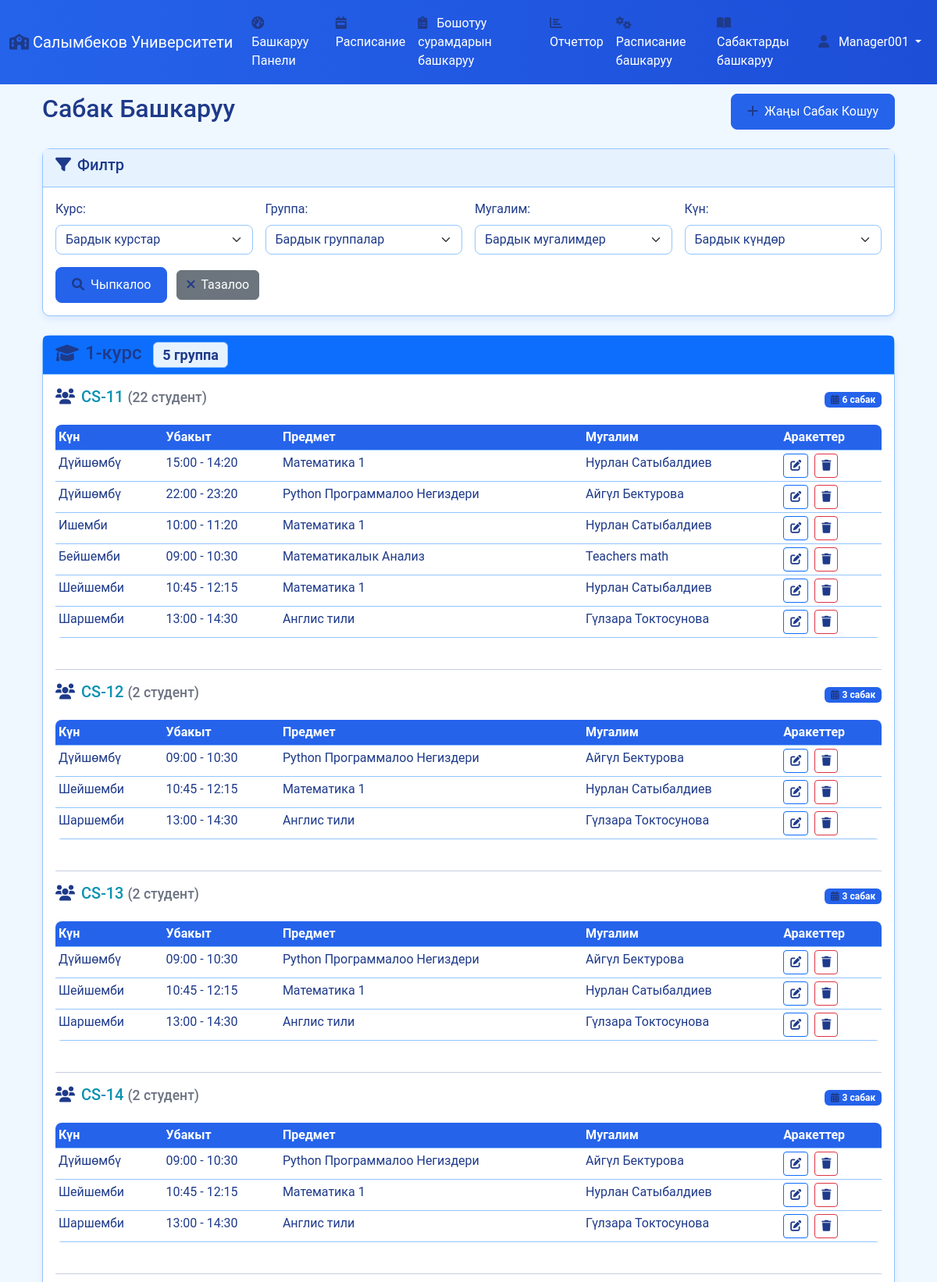
The page /ky/manage-schedule/ (signed in, upper part) on the database its author committed.
### core/models.py (models this page shows, shortened)
class Course(models.Model):
    name = models.CharField(max_length=100)
    year = models.IntegerField()
    faculty = models.CharField(max_length=100, blank=True, null=True)  # Факультет
    class Meta:
        ordering = ['year', 'name']

class Group(models.Model):
    name = models.CharField(max_length=100)
    course = models.ForeignKey(Course, on_delete=models.CASCADE, default=1)
    capacity = models.IntegerField(default=25)  # Группадагы студенттердин саны
    class Meta:
        ordering = ['course__year', 'name']

class Schedule(models.Model):
    DAY_CHOICES = [
        ('Monday', 'Дүйшөмбү'),
        ('Tuesday', 'Шейшемби'),
        ('Wednesday', 'Шаршемби'),
        ('Thursday', 'Бейшемби'),
        ('Friday', 'Жума'),
        ('Saturday', 'Ишемби'),
    ]
    subject = models.ForeignKey(Subject, on_delete=models.CASCADE)
    group = models.ForeignKey(Group, on_delete=models.CASCADE)
    teacher = models.ForeignKey(Teacher, on_delete=models.CASCADE, null=True, blank=True)  # Nullable
    time_slot = models.ForeignKey(TimeSlot, on_delete=models.CASCADE, null=True, blank=True)  # Nullable
    day = models.CharField(max_length=10, choices=DAY_CHOICES)
    start_time = models.TimeField()
    end_time = models.TimeField()
    room = models.CharField(max_length=50, blank=True, null=True)  # Кабинет номери
    class Meta:
        unique_together = [
            ['group', 'day', 'start_time'],  # Бир группада бир убакытта бир сабак
            ['teacher', 'day', 'start_time'], # Бир мугалимде бир убакытта бир сабак
        ]

class Subject(models.Model):
    subject_name = models.CharField(max_length=100)
    teacher = models.ForeignKey(Teacher, on_delete=models.SET_NULL, null=True)
    course = models.ForeignKey(Course, on_delete=models.CASCADE, default=1)  # Дефолт маани катары Course ID 1

class Teacher(models.Model):
    DEGREE_CHOICES = [
        ('PROFESSOR', 'Профессор'),
        ('DOCENT', 'Доцент'),
        ('LECTURER', 'Лектор'),
        ('ASSISTANT', 'Ассистент'),
        ('TEACHER', 'Мугалим'),
    ]
    name = models.CharField(max_length=100)
    user = models.OneToOneField(User, on_delete=models.CASCADE, null=True, blank=True)
    degree = models.CharField(max_length=20, choices=DEGREE_CHOICES, default='TEACHER')
    department = models.CharField(max_length=100, blank=True, null=True)  # Кафедра

### core/views.py (the view, shortened to what this page needs)
# urls.py: path('manage-schedule/', views.manage_schedule, name='manage_schedule'),
@login_required
@login_required
def manage_schedule(request):
    profile = UserProfile.objects.get(user=request.user)
    if profile.role not in ['ADMIN', 'MANAGER']:
        messages.error(request, 'Сизге бул бетке кирүүгө уруксат жок.')
        return redirect('dashboard')
    course_filter = request.GET.get('course')
    group_filter = request.GET.get('group')
    teacher_filter = request.GET.get('teacher')
    day_filter = request.GET.get('day')
    courses = Course.objects.all().order_by('year')
    groups = Group.objects.select_related('course').all().order_by('course__year', 'name')
    teachers = Teacher.objects.all().order_by('name')
    subjects = Subject.objects.select_related('teacher', 'course').all()
    courses_hierarchy = []
    for course in courses:
        course_groups = groups.filter(course=course)
        if course_filter and str(course.id) != course_filter:
            continue
        groups_data = []
        for group in course_groups:
            if group_filter and str(group.id) != group_filter:
                continue
            schedules = Schedule.objects.filter(group=group).select_related(
                'subject__teacher'
            ).order_by('day', 'start_time')
            if teacher_filter:
                schedules = schedules.filter(subject__teacher_id=teacher_filter)
            if day_filter:
                schedules = schedules.filter(day=day_filter)
            students_count = Student.objects.filter(group=group).count()
            groups_data.append({
                'group': group,
                'schedules': schedules,
                'students_count': students_count
            })
        if groups_data:  # Эгер группалар бар болсо гана кошуу
            courses_hierarchy.append({
                'course': course,
                'groups': groups_data
            })
    context = {
        'courses_hierarchy': courses_hierarchy,
        'courses': courses,
        'groups': groups,
        'all_groups': groups,  # Modal үчүн
        'teachers': teachers,
        'subjects': subjects,
    }
    return render(request, 'manage_schedule.html', context)

### templates/manage_schedule.html (shortened to what this page needs)
{% extends 'base.html' %}
{% load django_bootstrap5 %}
{% block content %}
<div class="container mt-4">
    <div class="d-flex justify-content-between align-items-center mb-4">
        <h2>Сабак Башкаруу</h2>
        <button class="btn btn-primary" data-bs-toggle="modal" data-bs-target="#addScheduleModal">
            <i class="fas fa-plus me-2"></i>Жаңы Сабак Кошуу
        </button>
    </div>
    <div class="card mb-4">
        <div class="card-header">
            <h5><i class="fas fa-filter me-2"></i>Филтр</h5>
        </div>
        <div class="card-body">
            <form method="GET" class="row g-3">
                <div class="col-md-3">
                    <label class="form-label">Курс:</label>
                    <select name="course" class="form-select">
                        <option value="">Бардык курстар</option>
                    </select>
                </div>
                <div class="col-md-3">
                    <label class="form-label">Группа:</label>
                    <select name="group" class="form-select">
                        <option value="">Бардык группалар</option>
                    </select>
                </div>
                <div class="col-md-3">
                    <label class="form-label">Мугалим:</label>
                    <select name="teacher" class="form-select">
                        <option value="">Бардык мугалимдер</option>
                    </select>
                </div>
                <div class="col-md-3">
                    <label class="form-label">Күн:</label>
                    <select name="day" class="form-select">
                        <option value="">Бардык күндөр</option>
                    </select>
                </div>
                <div class="col-12">
                    <button type="submit" class="btn btn-primary">
                        <i class="fas fa-search me-2"></i>Чыпкалоо
                    </button>
                    <a href="{% url 'manage_schedule' %}" class="btn btn-secondary ms-2">
                        <i class="fas fa-times me-2"></i>Тазалоо
                    </a>
                </div>
            </form>
        </div>
    </div>
    <div class="row">
        {% for course_data in courses_hierarchy %}
        <div class="col-12 mb-4">
            <div class="card">
                <div class="card-header bg-primary text-white">
                    <h4 class="mb-0">
                        <i class="fas fa-graduation-cap me-2"></i>{{ course_data.course.name }}
                        <span class="badge bg-light text-dark ms-2">{{ course_data.groups|length }} группа</span>
                    </h4>
                </div>
                <div class="card-body">
                    {% for group_data in course_data.groups %}
                    <div class="mb-4">
                        <div class="d-flex justify-content-between align-items-center mb-3">
                            <h5 class="text-info">
                                <i class="fas fa-users me-2"></i>{{ group_data.group.name }}
                                <small class="text-muted">({{ group_data.students_count }} студент)</small>
                            </h5>
                            <span class="badge bg-primary">
                                <i class="fas fa-calendar-alt me-1"></i>{{ group_data.schedules|length }} сабак
                            </span>
                        </div>
                        {% if group_data.schedules %}
                        <div class="table-responsive">
                            <table class="table table-sm table-hover">
                                <thead class="table-light">
                                    <tr>
                                        <th>Күн</th>
                                        <th>Убакыт</th>
                                        <th>Предмет</th>
                                        <th>Мугалим</th>
                                        <th>Аракеттер</th>
                                    </tr>
                                </thead>
                                <tbody>
                                    {% for schedule in group_data.schedules %}
                                    <tr>
                                        <td>{{ schedule.get_day_display }}</td>
                                        <td>{{ schedule.start_time|time:"H:i" }} - {{ schedule.end_time|time:"H:i" }}</td>
                                        <td>{{ schedule.subject.subject_name }}</td>
                                        <td>{{ schedule.subject.teacher.name }}</td>
                                        <td>
                                            <button class="btn btn-sm btn-outline-primary me-1"
                                                    onclick="editSchedule({{ schedule.id }})">
                                                <i class="fas fa-edit"></i>
                                            </button>
                                            <button class="btn btn-sm btn-outline-danger"
                                                    onclick="deleteSchedule({{ schedule.id }})">
                                                <i class="fas fa-trash"></i>
                                            </button>
                                        </td>
                                    </tr>
                                    {% endfor %}
                                </tbody>
                            </table>
                        </div>
                        {% else %}
                        <div class="text-center text-muted py-3">
                            <i class="fas fa-calendar-times fa-2x mb-2"></i>
                            <p>Бул группа үчүн расписание жок</p>
                        </div>
                        {% endif %}
                    </div>
                    {% if not forloop.last %}<hr>{% endif %}
                    {% endfor %}
                </div>
            </div>
        </div>
        {% endfor %}
    </div>
</div>
{% endblock %}

### templates/base.html (shortened to what this page needs)
{% load static %}
{% load i18n %}
<!DOCTYPE html>
<html lang="{% get_current_language as LANGUAGE_CODE %}{{ LANGUAGE_CODE }}">
<head>
    <link href="https://cdn.jsdelivr.net/npm/bootstrap@5.3.0/dist/css/bootstrap.min.css" rel="stylesheet" />
    <link rel="stylesheet" href="{% static 'css/style.css' %}" />
    <link rel="stylesheet" href="https://cdnjs.cloudflare.com/ajax/libs/font-awesome/6.0.0-beta3/css/all.min.css" />
</head>
<body>
    <nav class="navbar navbar-expand-lg navbar-dark bg-primary fixed-top" style="width: 100%;">
        <div class="container-fluid">
            <a class="navbar-brand" href="{% url 'home' %}">
                <i class="fas fa-school"></i>
                {% get_current_language as LANGUAGE_CODE %}
                {% if LANGUAGE_CODE == 'ky' %}{{ UNIVERSITY_INFO.name_ky }}
                {% elif LANGUAGE_CODE == 'ru' %}{{ UNIVERSITY_INFO.name_ru }}
                {% else %}{{ UNIVERSITY_INFO.name_en }}{% endif %}
            </a>
            <div class="collapse navbar-collapse" id="navbarNav">
                <ul class="navbar-nav me-auto mb-2 mb-lg-0">
                    {% if user.is_authenticated %}
                    <li class="nav-item">
                        <a class="nav-link" href="{% url 'dashboard' %}"><i class="fas fa-tachometer-alt"></i> {% trans "Dashboard" %}</a>
                    </li>
                    {% if user.userprofile.role == 'STUDENT' %}
                    <li class="nav-item">
                        <a class="nav-link" href="{% url 'student_schedule' %}"><i class="fas fa-calendar-week"></i> {% trans "My Schedule" %}</a>
                    </li>
                    {% else %}
                    <li class="nav-item">
                        <a class="nav-link" href="{% url 'universal_schedule' %}"><i class="fas fa-calendar-week"></i> {% trans "Schedule" %}</a>
                    </li>
                    {% endif %}
                    {% if user.userprofile.role in 'ADMIN,MANAGER,TEACHER' %}
                    <li class="nav-item">
                        <a class="nav-link" href="{% url 'manage_leave_requests' %}"><i class="fas fa-clipboard-list"></i> {% trans "Manage Leave Requests" %}</a>
                    </li>
                    {% endif %}
                    {% if user.userprofile.role in 'ADMIN,MANAGER' %}
                    <li class="nav-item">
                        <a class="nav-link" href="{% url 'report' %}"><i class="fas fa-chart-bar"></i> {% trans "Reports" %}</a>
                    </li>
                    <li class="nav-item">
                        <a class="nav-link" href="{% url 'manage_schedule' %}"><i class="fas fa-cogs"></i> {% trans "Manage Schedule" %}</a>
                    </li>
                    <li class="nav-item">
                        <a class="nav-link" href="{% url 'manage_subjects' %}"><i class="fas fa-book-open"></i> {% trans "Manage Subjects" %}</a>
                    </li>
                    {% endif %}
                    {% endif %}
                </ul>
                {% if user.is_authenticated %}
                <ul class="navbar-nav ms-auto">
                    <li class="nav-item dropdown">
                        <a class="nav-link dropdown-toggle" href="#" id="userDropdown" role="button" data-bs-toggle="dropdown" aria-expanded="false">
                            <i class="fas fa-user"></i> {{ user.username }}
                        </a>
                    </li>
                </ul>
                {% endif %}
            </div>
        </div>
    </nav>
    <div class="container mt-5 pt-5" style="min-height: 68vh    ;">
        {% block content %}
        {% endblock %}
    </div>
                {% get_current_language as LANGUAGE_CODE %}
</body>
</html>

### rows shown on the page
Course: course.name "1-курс", groups|length "5"
Group: group.name "CS-11", students_count "22", schedules|length "6"
Schedule: day "Дүйшөмбү", start_time "15:00", end_time "14:20", subject.subject_name "Математика 1", subject.teacher.name "Нурлан Сатыбалдиев"
Schedule: day "Дүйшөмбү", start_time "22:00", end_time "23:20", subject.subject_name "Python Программалоо Негиздери", subject.teacher.name "Айгүл Бектурова"
Schedule: day "Ишемби", start_time "10:00", end_time "11:20", subject.subject_name "Математика 1", subject.teacher.name "Нурлан Сатыбалдиев"
Schedule: day "Бейшемби", start_time "09:00", end_time "10:30", subject.subject_name "Математикалык Анализ", subject.teacher.name "Teachers math"
Schedule: day "Шейшемби", start_time "10:45", end_time "12:15", subject.subject_name "Математика 1", subject.teacher.name "Нурлан Сатыбалдиев"
Schedule: day "Шаршемби", start_time "13:00", end_time "14:30", subject.subject_name "Англис тили", subject.teacher.name "Гүлзара Токтосунова"
Group: group.name "CS-12", students_count "2", schedules|length "3"
Schedule: day "Дүйшөмбү", start_time "09:00", end_time "10:30", subject.subject_name "Python Программалоо Негиздери", subject.teacher.name "Айгүл Бектурова"
Schedule: day "Шейшемби", start_time "10:45", end_time "12:15", subject.subject_name "Математика 1", subject.teacher.name "Нурлан Сатыбалдиев"
Schedule: day "Шаршемби", start_time "13:00", end_time "14:30", subject.subject_name "Англис тили", subject.teacher.name "Гүлзара Токтосунова"
Group: group.name "CS-13", students_count "2", schedules|length "3"
Schedule: day "Дүйшөмбү", start_time "09:00", end_time "10:30", subject.subject_name "Python Программалоо Негиздери", subject.teacher.name "Айгүл Бектурова"
Schedule: day "Шейшемби", start_time "10:45", end_time "12:15", subject.subject_name "Математика 1", subject.teacher.name "Нурлан Сатыбалдиев"
Schedule: day "Шаршемби", start_time "13:00", end_time "14:30", subject.subject_name "Англис тили", subject.teacher.name "Гүлзара Токтосунова"
Group: group.name "CS-14", students_count "2", schedules|length "3"
Schedule: day "Дүйшөмбү", start_time "09:00", end_time "10:30", subject.subject_name "Python Программалоо Негиздери", subject.teacher.name "Айгүл Бектурова"
Schedule: day "Шейшемби", start_time "10:45", end_time "12:15", subject.subject_name "Математика 1", subject.teacher.name "Нурлан Сатыбалдиев"
Schedule: day "Шаршемби", start_time "13:00", end_time "14:30", subject.subject_name "Англис тили", subject.teacher.name "Гүлзара Токтосунова"

### other values the page prints
{{ UNIVERSITY_INFO.name_ky }} "Салымбеков Университети"
{{ user.username }} "Manager001"
